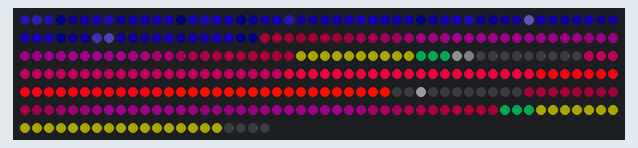
The sketch below on a simulated Arduino Uno, built with avr-gcc and run on an emulated ATmega328P. Parts: 321 RGB LEDs in strip order, left to right, continuing on the next row. Dim RGB values are drawn brighter than linear.

Above: at 1.14 s.
At 6.0 s:
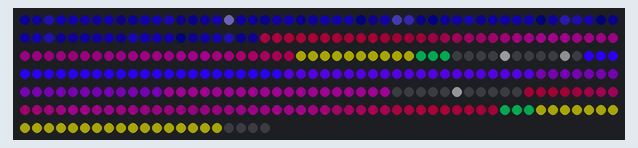
At 10.85 s:
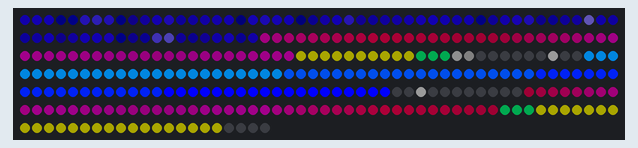
At 20.55 s:
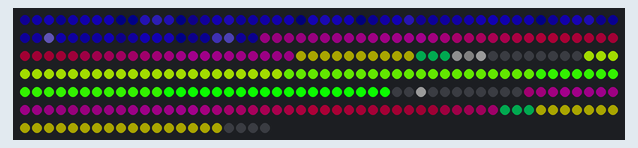
At 30.11 s:
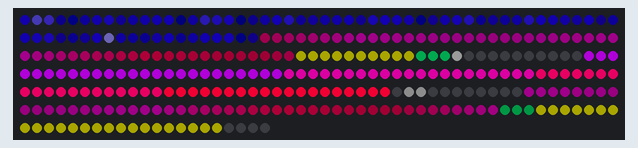
At 39.82 s:
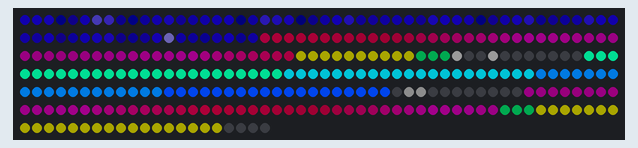

The sketch:

fishOpen.ino
```cpp
#include "leds.h"
#define NUM_LEDS 321
#define DATA_PIN 6
#define BRIGHTNESS 255


// hue is 0-255 (unlike inkscape, which is 0-360)
CRGB
    cRed = CHSV(0, 255, 128),
    cPink = CHSV(212, 255, 128),
    cBlindingWhite = CHSV(0, 0, 220),
    cWhite = CHSV(0, 0, 80),
    cDimWhite = CHSV(0, 0, 50),
    cGreen = CHSV(84, 255, 128),
    cDarkGreen = CHSV(84, 255, 50),
    cBlue = CHSV(170, 255, 128),
    cYellow = CHSV(63, 255, 128),
    cCyan = CHSV(127, 255, 128),
    cBlack = CRGB(0, 0, 0);
CRGB
    cLeftStripe = cYellow,
    cRightStripe = cYellow;

const CRGB blue(uint8_t brightness) {
    if (brightness <= 128) {
        return CHSV(170, 255, brightness);
    } else {
        return CHSV(170, 255 - (brightness - 128) * 2, 128);
    }
}


CRGB leds[NUM_LEDS];
void setup() {
    memset8(leds, 0, NUM_LEDS * sizeof(CRGB));
    delay(1000);
    FastLED.addLeds<WS2811, DATA_PIN, RGB>(leds, NUM_LEDS);
    FastLED.setBrightness(BRIGHTNESS);
}


CRGB solidColor (uint16_t time, uint16_t i, CRGB color) {
    return color;
}
CRGB unused (uint16_t time, uint16_t i) {
    return cBlack;
}
ANIMATION(leftBubbleQuick, 66, -4, {
    {2, cWhite},
    {2, cWhite},
    {2, cBlack},
    {60, cBlack},
});
ANIMATION(rightBubbleQuick, 77, -5, {
    {2, cWhite},
    {3, cWhite},
    {2, cBlack},
    {70, cBlack},
});
ANIMATION(rightBubbleSlow, 198, -11, {
    {5, cWhite},
    {5, cWhite},
    {5, cBlack},
    {183, cBlack},
});
ANIMATION(leftBubbleSlow, 207, -11, {
    {5, cWhite},
    {5, cWhite},
    {5, cBlack},
    {192, cBlack},
});
CRGB mergeMaxGrayscale (CRGB a, CRGB b) {
    uint8_t value = a.r > b.r ? a.r : b.r;
    return CRGB(value, value, value);
}
CRGB leftBubbles (uint16_t time, uint16_t i) {
    return mergeMaxGrayscale(leftBubbleQuick(time, i), leftBubbleSlow(time, i));
}
CRGB rightBubbles (uint16_t time, uint16_t i) {
    return mergeMaxGrayscale(rightBubbleQuick(time, i), rightBubbleSlow(time, i));
}

ANIMATION(slowRainbow, 120, -5, {
    {40, CRGB(255, 0, 0)},
    {40, CRGB(0, 255, 0)},
    {40, CRGB(0, 0, 255)},
});
ANIMATION(rollingWink, 28, -4, {
    {8, CHSV(0, 0, 0)},
    {4, CHSV(0, 0, 255)},
    {16, CHSV(0, 0, 255)},
});
CRGB OPEN (uint16_t time, uint16_t i, uint8_t letter) {
    uint8_t bright = rollingWink(time, letter).r;
    CRGB color = slowRainbow(time, letter);
    return CRGB(
        ((uint16_t)color.r) * bright / 255,
        ((uint16_t)color.g) * bright / 255,
        ((uint16_t)color.b) * bright / 255
    );
}
ANIMATION(wave, 84, -6, {
    {30, CRGB(80, 0, 0)},
    {27, CRGB(20, 0, 0)},
    {20, CRGB(140, 0, 0)},
    {7, CRGB(20, 0, 0)},
});
CRGB water (uint16_t time, uint8_t pixel) {
    uint8_t bright = wave(time, pixel).r + ((pixel + 2) % 5) * 23;
    return blue(bright);
}

ANIMATION(rightFish, 53, 1, {
    {11, CHSV(212, 255, 128)},
    {11, CHSV(212, 255, 100)},
    {11, CHSV(212, 255, 128)},
    {10, CHSV(232, 255, 128)},
    {10, CHSV(232, 255, 100)},
});

ANIMATION(leftFish, 48, 1, {
    { 9, CHSV(212, 255, 128)},
    { 9, CHSV(212, 255, 100)},
    {10, CHSV(212, 255, 128)},
    {10, CHSV(232, 255, 128)},
    {10, CHSV(232, 255, 100)},
});

ANIMATION(leftWink, 267, 0, {
    { 255, cCyan},
    { 0, cBlack},
    { 2, cBlack},
    { 2, cCyan},
    { 4, cCyan},
    { 0, cBlack},
    { 2, cBlack},
    { 2, cCyan},
});

ANIMATION(rightWink, 387, 0, {
    { 165, cCyan},
    { 210, cCyan},
    { 0, cBlack},
    { 2, cBlack},
    { 2, cCyan},
    { 4, cCyan},
    { 0, cBlack},
    { 2, cBlack},
    { 2, cCyan},
});


void loop() {
    RUNS_START
        RUN(70, water);
        RUN(53, rightFish);
        RUN(10, solidColor, cRightStripe);
        RUN( 3, rightWink);
        RUN(10, rightBubbles);
        RUN( 1, unused);
        RUN(25, OPEN, 3); // N
        RUN(21, OPEN, 2); // E
        RUN(19, OPEN, 1); // P
        RUN(19, OPEN, 0); // O
        RUN(10, leftBubbles);
        RUN( 1, unused);
        RUN(48, leftFish);
        RUN( 3, leftWink);
        RUN(24, solidColor, cLeftStripe);
    RUNS_END

    FastLED.show();
    // delay(4);
}
```

leds.h
```cpp
#include <FastLED.h>

// struct[] to struct*
#define PTR(array) (&(array[0]))

// number of elemnts in struct[]
#define ARRAY_COUNT(a) (sizeof(a) / sizeof(a[0]))


#define ANIMATION(name, frameCount, seqOffset,...) struct animationStop name##Stops[] = __VA_ARGS__; struct animationSequence name##Seq {ARRAY_COUNT(name##Stops), frameCount, seqOffset, PTR(name##Stops)}; CRGB name (uint16_t time, uint16_t offset) { return animate(&name##Seq, time, offset); }

#define SOLID_COLOR(color) const CRGB name##Color = color; CRGB name (uint16_t time, uint16_t offset) { return name##Color; }

struct animationStop {
    uint16_t frameCount;
    CRGB toColor;
};

struct animationSequence {
    uint8_t stopCount;
    uint16_t frameCount;
    int8_t offset;
    struct animationStop *stops;
};


CRGB animate (struct animationSequence *seq, uint16_t time, uint16_t offset) {
    uint8_t stopCount = seq->stopCount;
    struct animationStop *stops = seq->stops;
    uint16_t relTime = (time + offset * seq->offset) % seq->frameCount;
    uint8_t stopI = 0;
    while (relTime >= stops[stopI].frameCount) {
        relTime -= stops[stopI].frameCount;
        stopI += 1;
    }
    struct animationStop *prev = &(stops[(stopI + stopCount - 1) % stopCount]);
    if (relTime == 0) {
        return prev->toColor;
    }
    struct animationStop *cur = &(stops[stopI]);
    return CRGB(
        (((uint16_t)prev->toColor.r) * (cur->frameCount - relTime) + ((uint16_t)cur->toColor.r) * (relTime)) / cur->frameCount,
        (((uint16_t)prev->toColor.g) * (cur->frameCount - relTime) + ((uint16_t)cur->toColor.g) * (relTime)) / cur->frameCount,
        (((uint16_t)prev->toColor.b) * (cur->frameCount - relTime) + ((uint16_t)cur->toColor.b) * (relTime)) / cur->frameCount
    );
}

#define RUNS_START { static uint16_t loopCounter = 1000; uint16_t ledI = 0;
#define RUNS_END ++loopCounter;}
#define RUN(ledCount, fn, ...) for (uint16_t i = 0; i < ledCount; ++i) { leds[ledI++] = fn(loopCounter, i, ##__VA_ARGS__); }
```
